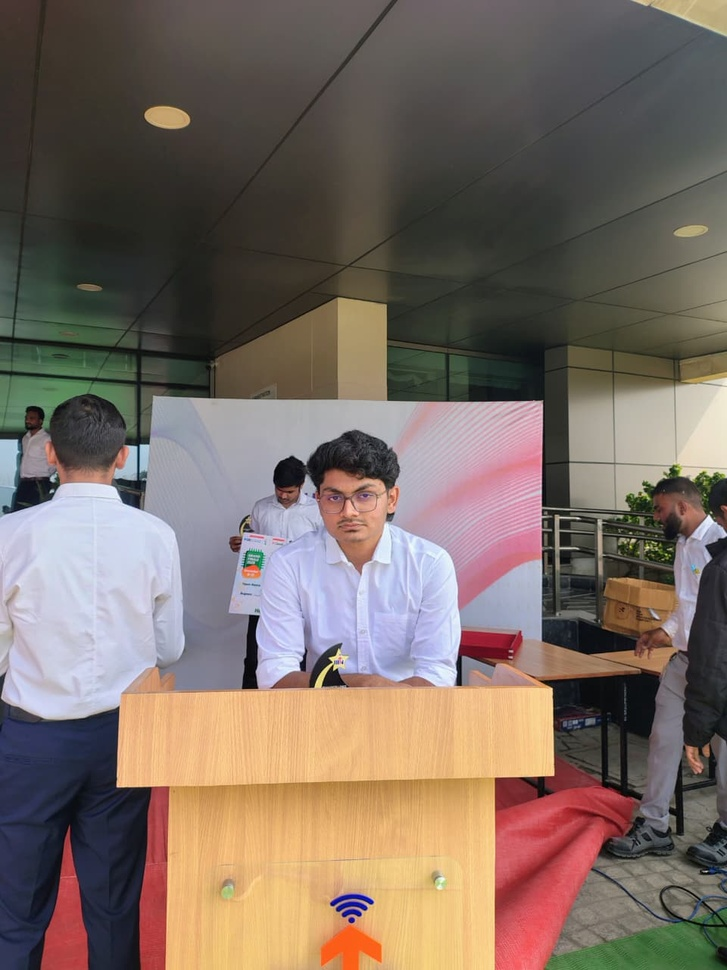
%> input picture Bit Slicing/vaibhav.jpeg, 727 x 970 px, shrunk from 960 x 1280 before the run, given in place of vaibhav.jpg, which was not available
$ octave experiment_1.m   (GNU Octave 9; MATLAB toolbox functions it lacks are replaced by stand-ins)
%> lines starting %> are read from the running program, lines starting %| are printed output that depends on the picture; in (x1, y1, x2, y2) boxes, pixels count from 0 and x2, y2 are one past the last pixel; in counts of white or black regions, pixels touching at a corner belong together; the program's own positions count from 1; pictures that were not available may be replaced by others from this repository, and a replacement may not be noted
% Experiment 1: Fundamental Operations for Image Processing
% Name: Vaibhav Chouksey
% Roll no: Bt23ece051
% Date: 18/01/2026

clc;
clear all;
close all;

% Generating a random 8x8 matrix (b/w 0-255)
B = randi([0, 255], 8, 8);
disp('8x8 Random Matrix:');
disp(B);

%Reading and displaying the original image
I = imread("vaibhav.jpg");
%> I is the input picture: size 970x727x3 uint8; mean R, G, B 123.2, 108.7, 99.6
figure(1);
imshow(I);
title('Original Color Image');

%Conversion of RGB image to Grayscale
Ig = rgb2gray(I);
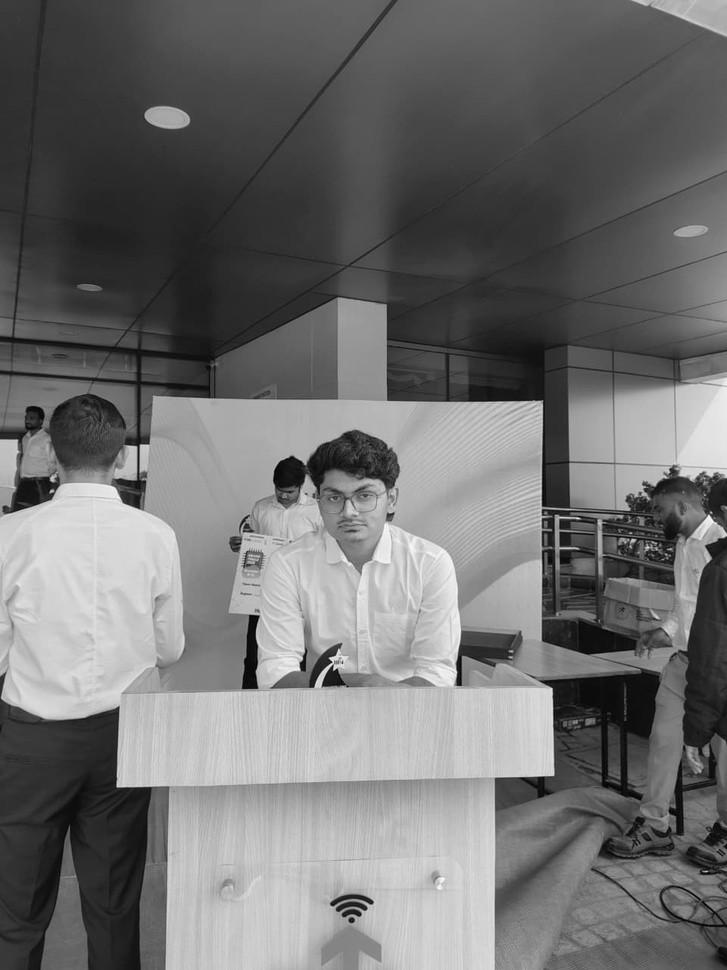
%> Ig: size 970x727 uint8; min 0, max 253, mean 112
figure(2);
imshow(Ig);
title('Grayscale Conversion');

%Red Channel Extraction
%keep the Red channel and set Green (2) and Blue (3) to zero
I_red = I;
I_red(:,:,2) = 0;
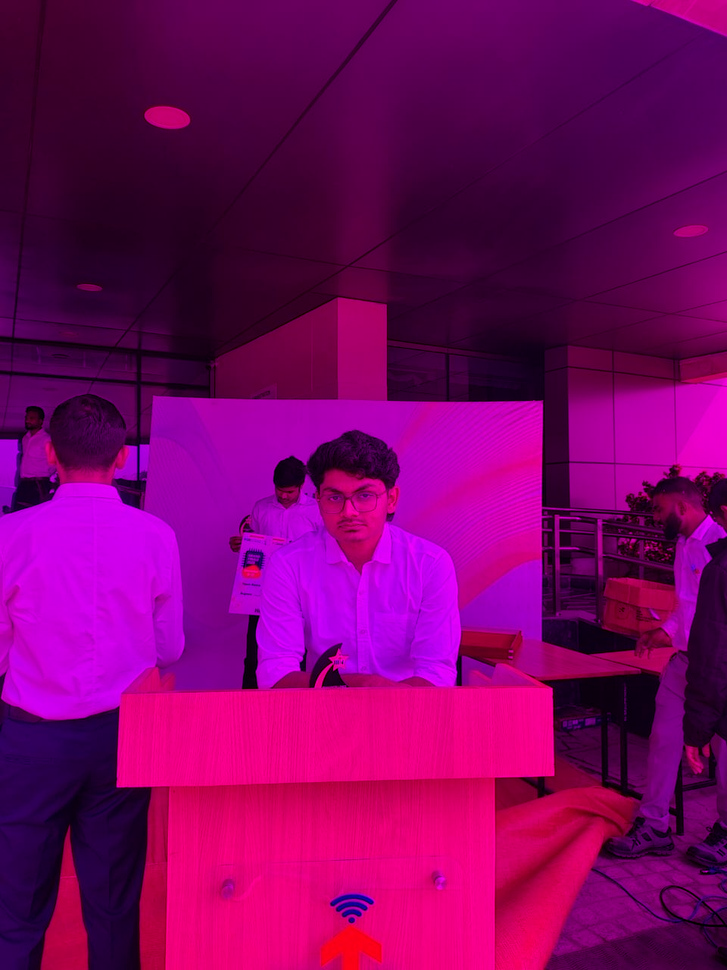
%> I_red: size 970x727x3 uint8; mean R, G, B 123.2, 0, 99.6
I_red(:,:,3) = 0;
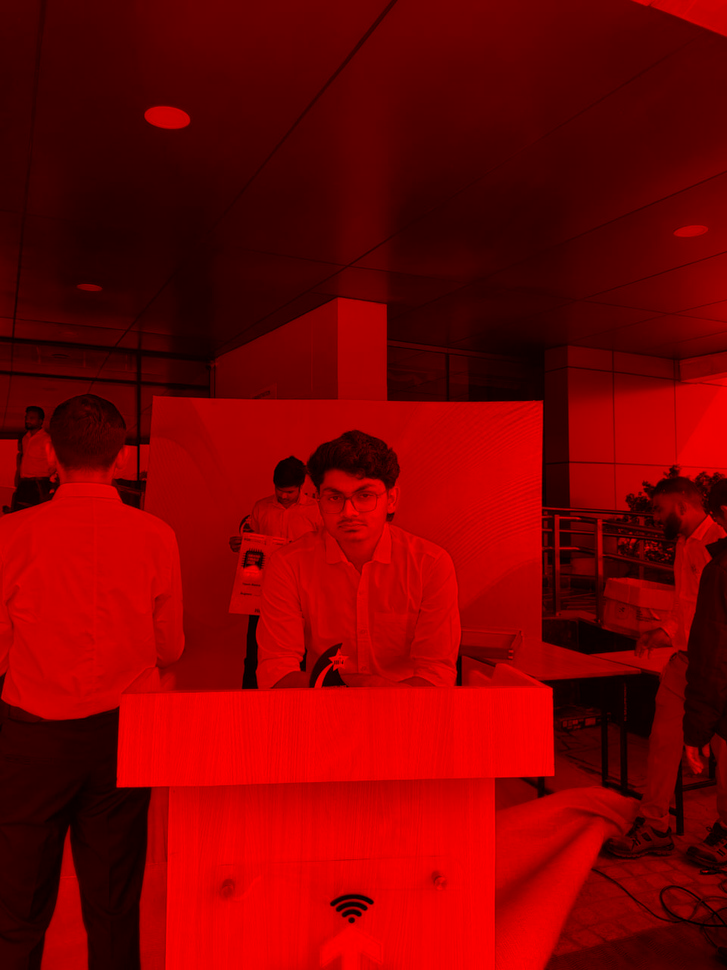
%> I_red: size 970x727x3 uint8; mean R, G, B 123.2, 0, 0
figure(3);
imshow(I_red);
title('Red Only');

%Black and White conversion)
%threshold at 100
Ib = Ig > 100;
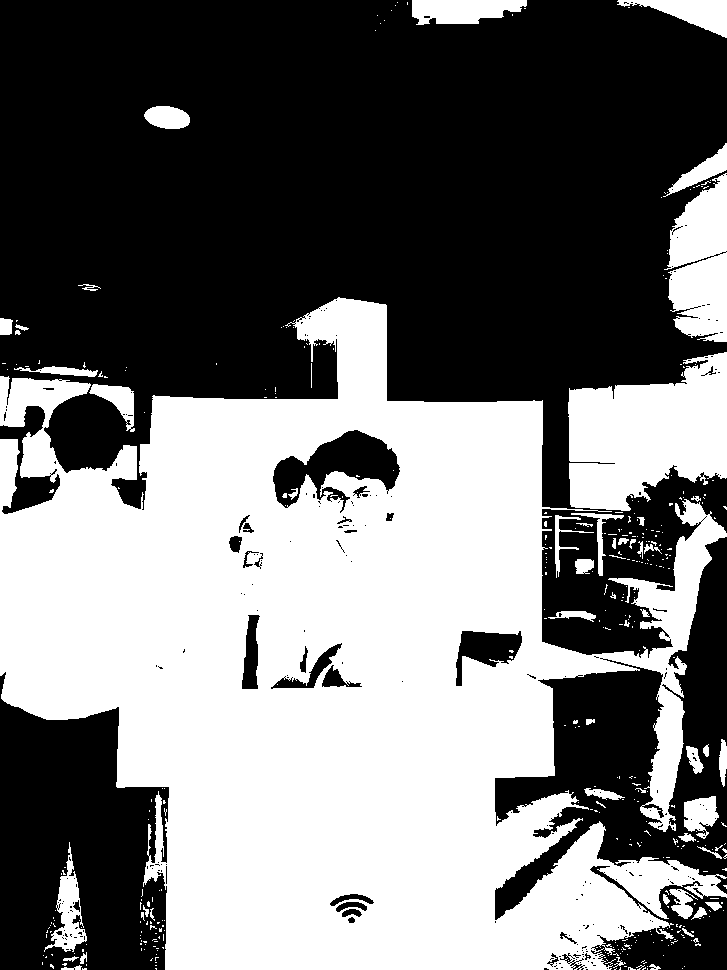
%> Ib: size 970x727 logical; 46% white; 410 white regions (356 under 20 px), largest, box (x1, y1, x2, y2) and area: (0, 297, 727, 970) 283673, (568, 352, 727, 511) 17786, (664, 173, 727, 342) 7607
figure(4);
imshow(Ib);
title('Black and White');
